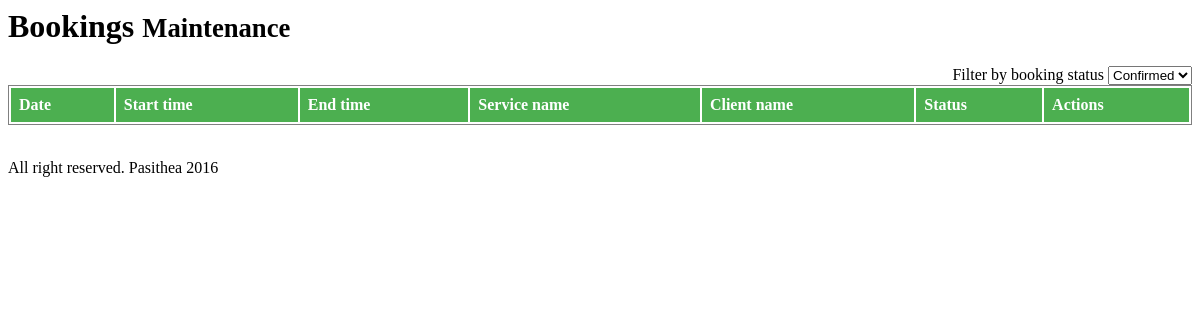
Page /admin/bookings.php on the earlier database version.
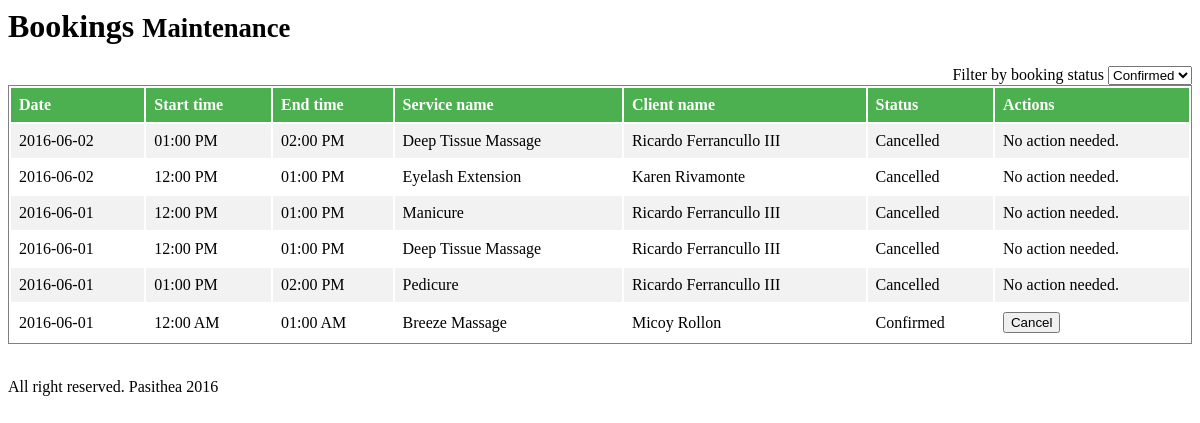
Same page on the later database version.
### tables this page shows
CREATE TABLE `pasithea_bookings` (
  `bookId` int(11) NOT NULL,
  `svc_id` int(11) NOT NULL,
  `user_id` int(11) NOT NULL,
  `book_date` varchar(111) NOT NULL,
  `book_starttime` int(11) NOT NULL,
  `book_endtime` int(11) NOT NULL,
  `status` varchar(20) NOT NULL,
  `client_type` varchar(50) NOT NULL,
  `walkin_lname` varchar(50) NOT NULL,
  `walkin_fname` varchar(50) NOT NULL
);

CREATE TABLE `pasithea_services` (
  `id` int(11) NOT NULL,
  `image_url` varchar(200) NOT NULL,
  `service_name` varchar(100) NOT NULL,
  `service_details` varchar(300) NOT NULL,
  `service_cost` varchar(11) NOT NULL,
  `featured` int(2) NOT NULL,
  `discounted_price` varchar(11) NOT NULL
);

CREATE TABLE `pasithea_account` (
  `acct_id` int(10) NOT NULL,
  `userId` int(10) NOT NULL,
  `Lastname` varchar(50) NOT NULL,
  `FirstName` varchar(50) NOT NULL,
  `Mobile` varchar(50) NOT NULL
);

### admin/includes/book_api.php (called while the page is built, shortened)
<?php
$db = new Database();
$db = $db->connect();
function getBookings(){
	$q = "SELECT b.*,s.service_name,a.Lastname,a.FirstName
	FROM pasithea_bookings b
	INNER JOIN pasithea_services s ON b.svc_id = s.id
	INNER JOIN pasithea_account a ON b.user_id = a.acct_id
	ORDER BY b.book_date DESC";
	return s2_query($q);
}
function parseTime($tym){
	for($i = 1;$i < 5;$i++){
		if(strlen($tym) < $i)
			$tym = '0'.$tym;
	}
	return implode(":",str_split($tym,2));
}
function s2_query($sql){
	global $db;
	$result = $db->query($sql) or die(mysqli_error($db));
	if ( !$result || $result->num_rows == 0 ) {
		return false;
	}
	$rows = array();
	while( $r = $result->fetch_object() ) {
		$rows[] = $r;
	}
	return $rows;
}
?>

### admin/bookings.php (the view, shortened to what this page needs)
<?php
include_once('includes/book_api.php');
?>
	<div id="page-inner">
		<div class="row">
			<div class="col-md-12">
					<h1 class="page-header">
					Bookings <small>Maintenance</small>
					</h1>
						<div style='float:right'>
							<label>Filter by booking status</label>
							<select>
								<option selected>Confirmed</option>
							</select>
						</div>
						<table>
							<tr>
								<th >Date</h>
								<th >Start time</th>
								<th >End time</h>
								<th >Service name</th>
								<th >Client name</th>
								<th >Status</th>
								<th >Actions</th>
							</tr>
							<?php
							$res = getBookings();
							if($res){
								foreach($res as $rows){
							?>
								<tr id = '<?php echo $rows->bookId;?>'>
									<td><?php echo $rows->book_date;?></td>
									<td><?php echo date('h:i A', strtotime(parseTime($rows->book_starttime)));?></td>
									<td><?php echo date('h:i A', strtotime(parseTime($rows->book_endtime)));?></td>
									<td><?php echo $rows->service_name;?></td>
									<td><?php echo $rows->FirstName." ".$rows->Lastname;?></td>
									<td><?php echo $rows->status;?></td>
									<td>
										<?php
											if($rows->status == 'Cancelled' || $rows->status == 'Expired'){
												echo 'No action needed.';
											}elseif($rows->status == 'Confirmed'){
												echo "<button class='btnCancel'>Cancel</button>";
											}
											else{
												echo "<input type='button' id='btnConfirm' value='Confirm'/>";
												echo "<input type='button' id='btnCancel' value='Cancel'/>";
											}
										?>
									</td>
								</tr>
							<?php
								}
							}
							?>
						</table>
							<br>
			</div>
		</div>
		<footer><p>All right reserved. Pasithea 2016</p></footer>
	</div>

Differences in the rows shown:
added pasithea_bookings: book_date "2016-06-02", book_starttime "01:00 PM", book_endtime "02:00 PM", pasithea_services.service_name "Deep Tissue Massage", pasithea_account.FirstName "Ricardo", pasithea_account.Lastname "Ferrancullo III", status "Cancelled", shows "No action needed."
added pasithea_bookings: book_date "2016-06-02", book_starttime "12:00 PM", book_endtime "01:00 PM", pasithea_services.service_name "Eyelash Extension", pasithea_account.FirstName "Karen", pasithea_account.Lastname "Rivamonte", status "Cancelled", shows "No action needed."
added pasithea_bookings: book_date "2016-06-01", book_starttime "12:00 PM", book_endtime "01:00 PM", pasithea_services.service_name "Manicure", pasithea_account.FirstName "Ricardo", pasithea_account.Lastname "Ferrancullo III", status "Cancelled", shows "No action needed."
added pasithea_bookings: book_date "2016-06-01", book_starttime "12:00 PM", book_endtime "01:00 PM", pasithea_services.service_name "Deep Tissue Massage", pasithea_account.FirstName "Ricardo", pasithea_account.Lastname "Ferrancullo III", status "Cancelled", shows "No action needed."
added pasithea_bookings: book_date "2016-06-01", book_starttime "01:00 PM", book_endtime "02:00 PM", pasithea_services.service_name "Pedicure", pasithea_account.FirstName "Ricardo", pasithea_account.Lastname "Ferrancullo III", status "Cancelled", shows "No action needed."
added pasithea_bookings: book_date "2016-06-01", book_starttime "12:00 AM", book_endtime "01:00 AM", pasithea_services.service_name "Breeze Massage", pasithea_account.FirstName "Micoy", pasithea_account.Lastname "Rollon", status "Confirmed", shows "Cancel"
